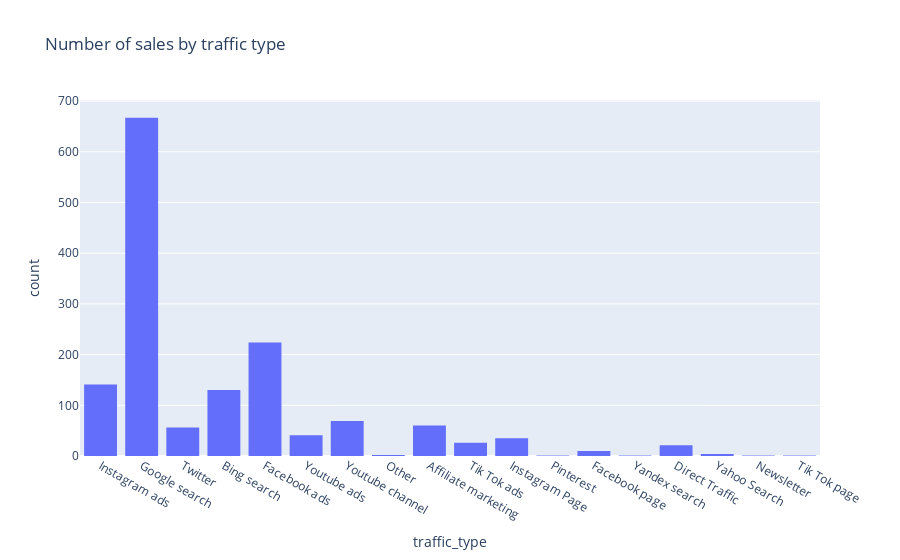

Notebook code cell kept with this figure:
### Markdown cell above
From the graph above it is clear to see that the North America region is generating the most amount of sales

### Code cell
website_traffic_sales = customer_activity[['traffic_type', 'revenue']].copy()
website_traffic_sales = website_traffic_sales[website_traffic_sales['revenue'] == True]
px.histogram(website_traffic_sales, 'traffic_type', title='Number of sales by traffic type')

### Figure 1 — Plotly figure (JSON) as saved in the notebook; plotly's stock layout.template omitted (floating-point values rounded to 4 significant figures; data arrays with more than 128 entries replaced by an {"elided": "..."} marker saying what was removed)
{"data": [{"alignmentgroup": "True", "bingroup": "x", "hovertemplate": "traffic_type=%{x}<br>count=%{y}<extra></extra>", "legendgroup": "", "marker": {"color": "#636efa", "pattern": {"shape": ""}}, "name": "", "offsetgroup": "", "orientation": "v", "showlegend": false, "type": "histogram", "x": {"elided": "1490 str values"}, "xaxis": "x", "yaxis": "y"}], "layout": {"barmode": "relative", "legend": {"tracegroupgap": 0}, "title": {"text": "Number of sales by traffic type"}, "xaxis": {"anchor": "y", "domain": [0, 1], "title": {"text": "traffic_type"}}, "yaxis": {"anchor": "x", "domain": [0, 1], "title": {"text": "count"}}}}
